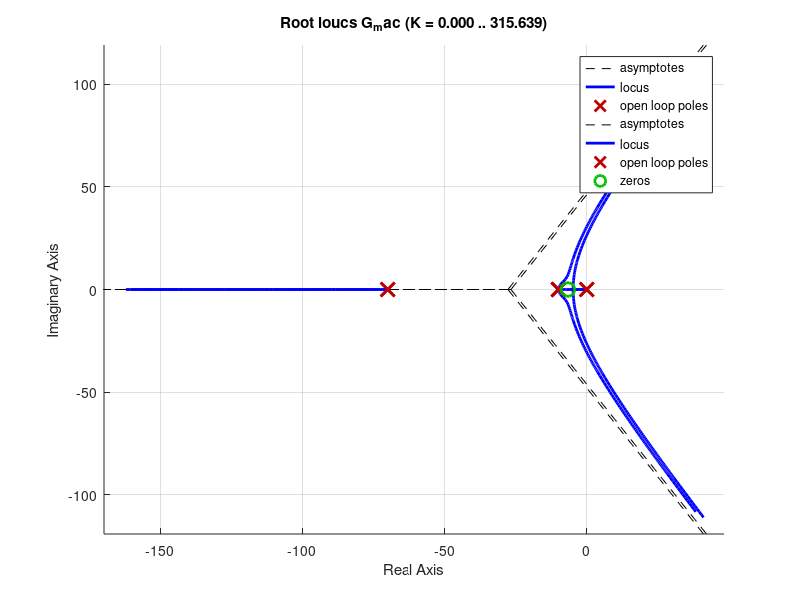

Source code (MATLAB): (Note: this script raises an error after producing the figure.)
%   Projeto 1 - Grupo 1 - Controle e Servomecanismos - 5024.2
% Projeto de um compensador

clear all
close all
clc

% Função de transferência do ramo direto com polo na origem
g = zpk([], [0 -10 -70], 1);

% Especificações
pup = 5; % Máximo percentual de ultrapassagem
Ts = 0.6; % Máximo tempo de assentamento

% Cálculo do coeficiente de amortecimento
zeta = (-log(pup/100))/(sqrt(pi^2+log(pup/100)^2));

% Cálculo de zeta*wn
wn = 4/(Ts*zeta);

% Ponto que deverá pertencer ao LGR
So = -zeta*wn - wn*sqrt(1-zeta^2)*i;

% Arbitrando um zero
z = -6.667;

% Condição de fase
phi1 = 180 - atand(imag(So)/abs(real(So))); 
theta = 90;
phi2 = atand(imag(So)/abs(real(So) + 10));
phi3 = atand(imag(So)/abs(real(So) + 70));
phi4 = 180 + theta - phi1 - phi2 - phi3;

% Localização do polo
p = imag(So)/tand(phi4) - z;

% Adicionando um polo na origem e ajustando para manter estabilidade
gc = zpk([-6.667], [-9.8466], 1); %Inicialmente com ganho unitário, Kc = 0

% Cálculo da condição de módulo para determinar Kc
p1 = 0;
p2 = -10;
p3 = -70;
z1 = -6.667;

% Cálculo das distâncias dos polos e zeros ao ponto So
d_p1 = abs(So - p1); % 9.6603
d_p2 = abs(So - p2); %7.7452
d_p3 = abs(So - p3); % 63.718
d_z1 = abs(So - z1); %6.9913

% Aplicação da condição de módulo
Kc = (d_p1 * d_p2 * d_p3) / d_z1; 
%Kc = 681.9218

% Ajuste do ganho Kc
% FT de malha aberta com compensação
G_mac = (Kc*9.8) * gc * g; %Acressimo de um ganho de 9.8 escolhido empiricamente para atender o requisito de erro

% Plotando o LGR
figure (1)
hold on
rlocus(Kc*g, 'r')
rlocus(G_mac, 'g')
sgrid(zeta, 0)
legend('sem compensador', 'com compensador')
hold off

% Sistema compensado em malha fechada
G_comp = feedback(G_mac, 1);

% Simulação para entrada rampa
t = 0:0.01:10;
rampa = t;

figure (2)
hold on
ylabel('Amplitude')
xlabel('Tempo')
lsim(G_comp, rampa, t);
legend('Resposta do sistema compensado a uma rampa', 'rampa')
hold off

% Resposta ao degrau sem compensador
gf = feedback(g, 1);
figure (3)
ylabel('Amplitude')
xlabel('Tempo')
step(gf)
legend('Resposta ao degrau sem compensador')

% Resposta ao degrau do sistema compensado
figure (4)
ylabel('Amplitude')
xlabel('Tempo')
step(G_comp, 'r')
legend(sprintf('Resposta ao degrau do sistema compensado\nUPP%% = 4.9%%\nTs = 546 ms\nErro = 0.1547'))

% Cálculo do erro em regime estacionário para entrada rampa
Kv = dcgain(G_mac * tf([1 0], [1]));
E_rampa = 1 / Kv;

disp(['O erro em regime estacionário para rampa é ', num2str(E_rampa)]);

if isfinite(E_rampa) && E_rampa < 0.15
    disp('Atende à especificação.');
else
    disp('NÃO atende à especificação de 0.15A.');
end